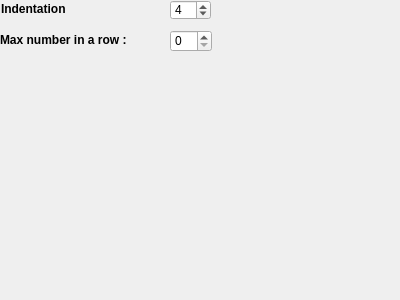
<?xml version="1.0" encoding="UTF-8"?>
<ui version="4.0">
 <class>FormatConfigWidget</class>
 <widget class="QWidget" name="FormatConfigWidget">
  <property name="geometry">
   <rect>
    <x>0</x>
    <y>0</y>
    <width>400</width>
    <height>300</height>
   </rect>
  </property>
  <property name="windowTitle">
   <string>FormatConfigWidget</string>
  </property>
  <widget class="QLabel" name="label_2">
   <property name="geometry">
    <rect>
     <x>0</x>
     <y>30</y>
     <width>151</width>
     <height>20</height>
    </rect>
   </property>
   <property name="text">
    <string>&lt;b&gt;Max number in a row :&lt;/b&gt;</string>
   </property>
  </widget>
  <widget class="QSpinBox" name="lineMaxNumSpinBox">
   <property name="geometry">
    <rect>
     <x>170</x>
     <y>30</y>
     <width>42</width>
     <height>22</height>
    </rect>
   </property>
   <property name="minimum">
    <number>0</number>
   </property>
   <property name="maximum">
    <number>500</number>
   </property>
   <property name="singleStep">
    <number>0</number>
   </property>
   <property name="value">
    <number>0</number>
   </property>
  </widget>
  <widget class="QLabel" name="label">
   <property name="geometry">
    <rect>
     <x>1</x>
     <y>1</y>
     <width>77</width>
     <height>16</height>
    </rect>
   </property>
   <property name="text">
    <string>&lt;b&gt;Indentation&lt;/b&gt;</string>
   </property>
  </widget>
  <widget class="QSpinBox" name="IndentationSpinBox">
   <property name="geometry">
    <rect>
     <x>170</x>
     <y>0</y>
     <width>41</width>
     <height>20</height>
    </rect>
   </property>
   <property name="value">
    <number>4</number>
   </property>
  </widget>
 </widget>
 <layoutdefault spacing="6" margin="11"/>
 <resources/>
 <connections/>
</ui>
